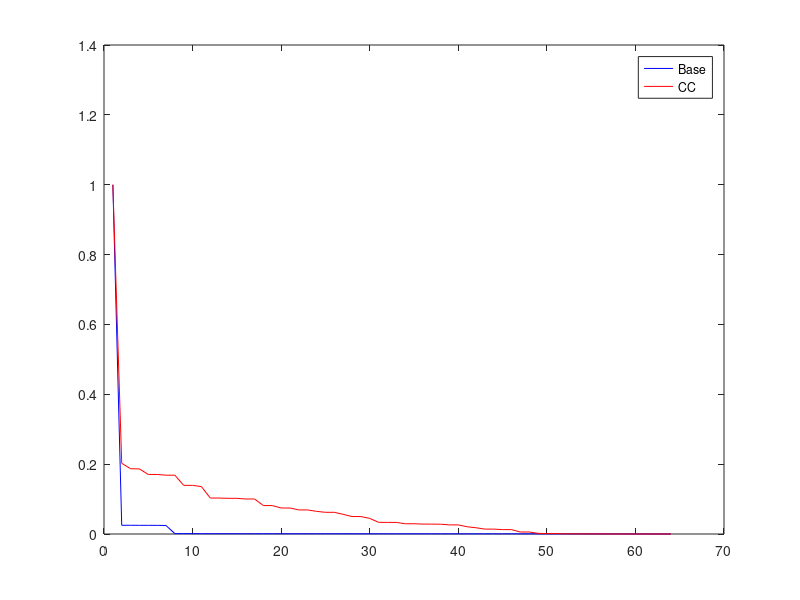

MATLAB code for this plot:
clear
clc
%%
data_1=load('2458_Base_200_300');
eigs_1=sort(abs(eig(data_1.MJLS.T)),'descend');
N=size(data_1.MJLS.T,1);

data_2=load('2458_CC_200_300.mat');
eigs_2=sort(abs(eig(data_2.MJLS.T)),'descend');

figure()
plot(1:N,eigs_1,'b')
hold on
plot(1:N,eigs_2,'r')
legend('Base','CC')